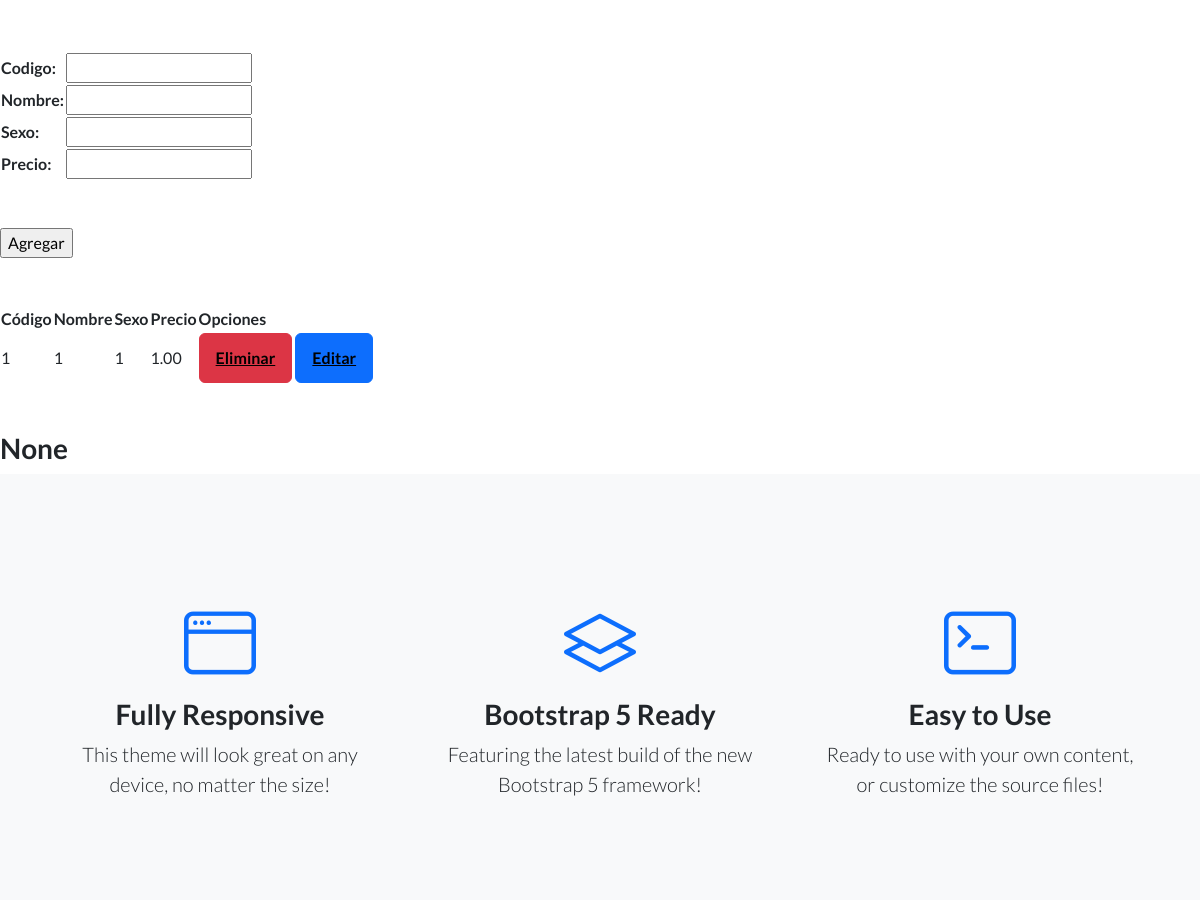
The app's page /AppCoder/cabello/ (middle part), older data.
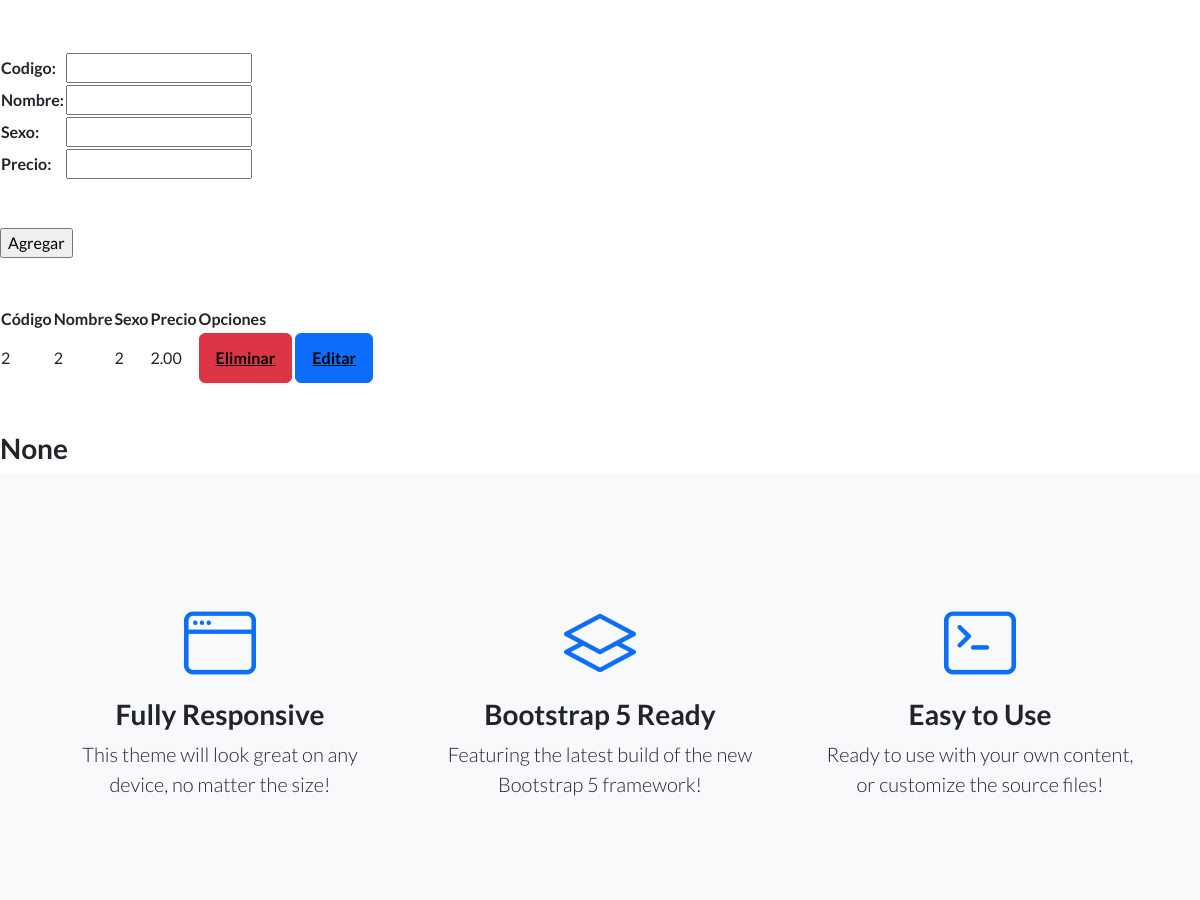
The same page, newer data.
### AppCoder/models.py (models this page shows, shortened)
class Cabello(models.Model):
    Codigo = models.IntegerField()
    Nombre = models.CharField(max_length=50)
    Sexo = models.CharField(max_length=50)
    Precio = models.DecimalField(max_digits=10, decimal_places=2, default=0.00)

### AppCoder/views.py (the view)
# urls.py: path('cabello/', cabello, name = 'cabello'),
def cabello(request):
    if request.method =="POST":
        form=cabello_Formulario(request.POST)
        if form.is_valid():
            info=form.cleaned_data
            codigo = info["Codigo"]
            nombre=info["Nombre"]
            sexo=info["Sexo"]
            precio=info["Precio"]
            cabello = Cabello(Codigo=codigo, Nombre=nombre, Sexo=sexo, Precio=precio)
            cabello.save()
            mensaje = "Produco de Cabello Creado"
        else:
            mensaje = "Datos Inválidos"
    else:
        mensaje = None
    formulario_cabello = cabello_Formulario()
    cabellos = Cabello.objects.all()
    return render(request, "AppCoder/cabello.html", {'formulario':formulario_cabello, 'mensaje': mensaje, 'cabellos':cabellos})

### AppCoder/forms.py
class cabello_Formulario(forms.Form):
    Codigo = forms.IntegerField()
    Nombre = forms.CharField(max_length=50)
    Sexo = forms.CharField(max_length=50)
    Precio = forms.DecimalField(max_digits=10, decimal_places=2)

### AppCoder/templates/AppCoder/cabello.html (shortened to what this page needs)
{% extends 'AppCoder/padre.html' %}
{% load static %}
{% block contenido_que_cambia %}
<br></br>
<form action = '{% url 'cabello' %}' method="POST"> {% csrf_token %}
    <table>
    {{ formulario.as_table }}
    </table>
    <br></br>
    <input type="submit" value="Agregar">
</form>
<br></br>
<table>
    <thead>
      <tr>
        <th>Código</th>
        <th>Nombre</th>
        <th>Sexo</th>
        <th>Precio</th>
        <th>Opciones</th>
      </tr>
    </thead>
    <tbody>
      {% for cabellos in cabellos %}
      <tr>
        <td>{{ cabellos.Codigo }}</td>
        <td>{{ cabellos.Nombre }}</td>
        <td>{{ cabellos.Sexo }}</td>
        <td>{{ cabellos.Precio }}</td>
        <td>
            <a class="btn btn-danger" href="{% url 'eliminarcabello' cabellos.id %}" style = "Color: black;"><u><b>Eliminar</b></u></a>
            <a class="btn btn-primary" href="{% url 'editarcabello' cabellos.id %}" style = "Color: black;"><u><b>Editar</b></u></a>
        </td>
      </tr>
      {% endfor %}
    </tbody>
  </table>
<br></br>
<h3>{{ mensaje }}</h3>
{% endblock %}

### AppCoder/templates/AppCoder/padre.html (shortened to what this page needs)
<!DOCTYPE html>
<html lang="en">
    <head>
        {% load static %}
        <link href="https://cdn.jsdelivr.net/npm/bootstrap-icons@1.5.0/font/bootstrap-icons.css" rel="stylesheet" type="text/css" />
        <link href="css/styles.css" rel="stylesheet" />
        <link href="{% static 'AppCoder/css/styles.css' %}" rel="stylesheet" />
    </head>
    <body>
        {% block contenido_que_cambia %}
        {% endblock %}
        <section class="features-icons bg-light text-center">
            <div class="container">
                <div class="row">
                    <div class="col-lg-4">
                        <div class="features-icons-item mx-auto mb-5 mb-lg-0 mb-lg-3">
                            <div class="features-icons-icon d-flex"><i class="bi-window m-auto text-primary"></i></div>
                            <h3>Fully Responsive</h3>
                            <p class="lead mb-0">This theme will look great on any device, no matter the size!</p>
                        </div>
                    </div>
                    <div class="col-lg-4">
                        <div class="features-icons-item mx-auto mb-5 mb-lg-0 mb-lg-3">
                            <div class="features-icons-icon d-flex"><i class="bi-layers m-auto text-primary"></i></div>
                            <h3>Bootstrap 5 Ready</h3>
                            <p class="lead mb-0">Featuring the latest build of the new Bootstrap 5 framework!</p>
                        </div>
                    </div>
                    <div class="col-lg-4">
                        <div class="features-icons-item mx-auto mb-0 mb-lg-3">
                            <div class="features-icons-icon d-flex"><i class="bi-terminal m-auto text-primary"></i></div>
                            <h3>Easy to Use</h3>
                            <p class="lead mb-0">Ready to use with your own content, or customize the source files!</p>
                        </div>
                    </div>
                </div>
            </div>
        </section>
    </body>
</html>

Row changes from the older to the newer data that the page shows:
changed Cabello: Codigo "1" → "2"; Nombre "1" → "2"; Sexo "1" → "2"; Precio "1.00" → "2.00"
